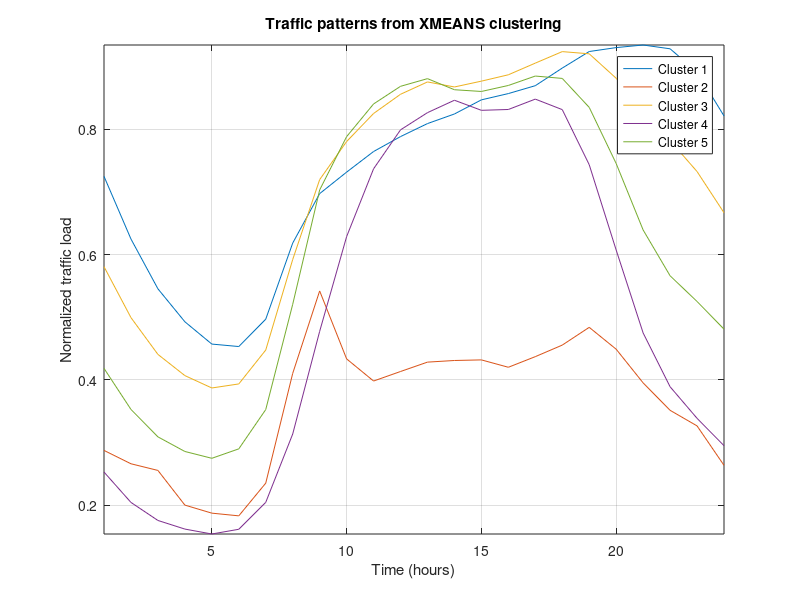

Reproduce this figure in MATLAB.

%%%%%%%%%%%%%%%%%%%%%%%%%%%%%%
% Clusters XMEANS
%%%%%%%%%%%%%%%%%%%%%%%%%%%%%%

load('traffic_clusters_xmeans.mat')     % loading pre-saved cluster data
k= 5;     % number of clusters

figure, plot(cluster_5_xmeans_internet(:,1))
hold on
plot(cluster_5_xmeans_internet(:,2))
hold on
plot(cluster_5_xmeans_internet(:,3))
hold on
plot(cluster_5_xmeans_internet(:,4))
hold on
plot(cluster_5_xmeans_internet(:,5))
title('Traffic patterns from XMEANS clustering')
ylabel('Normalized traffic load')
xlabel('Time (hours)')
legend('Cluster 1','Cluster 2','Cluster 3','Cluster 4','Cluster 5')
grid on
axis tight




